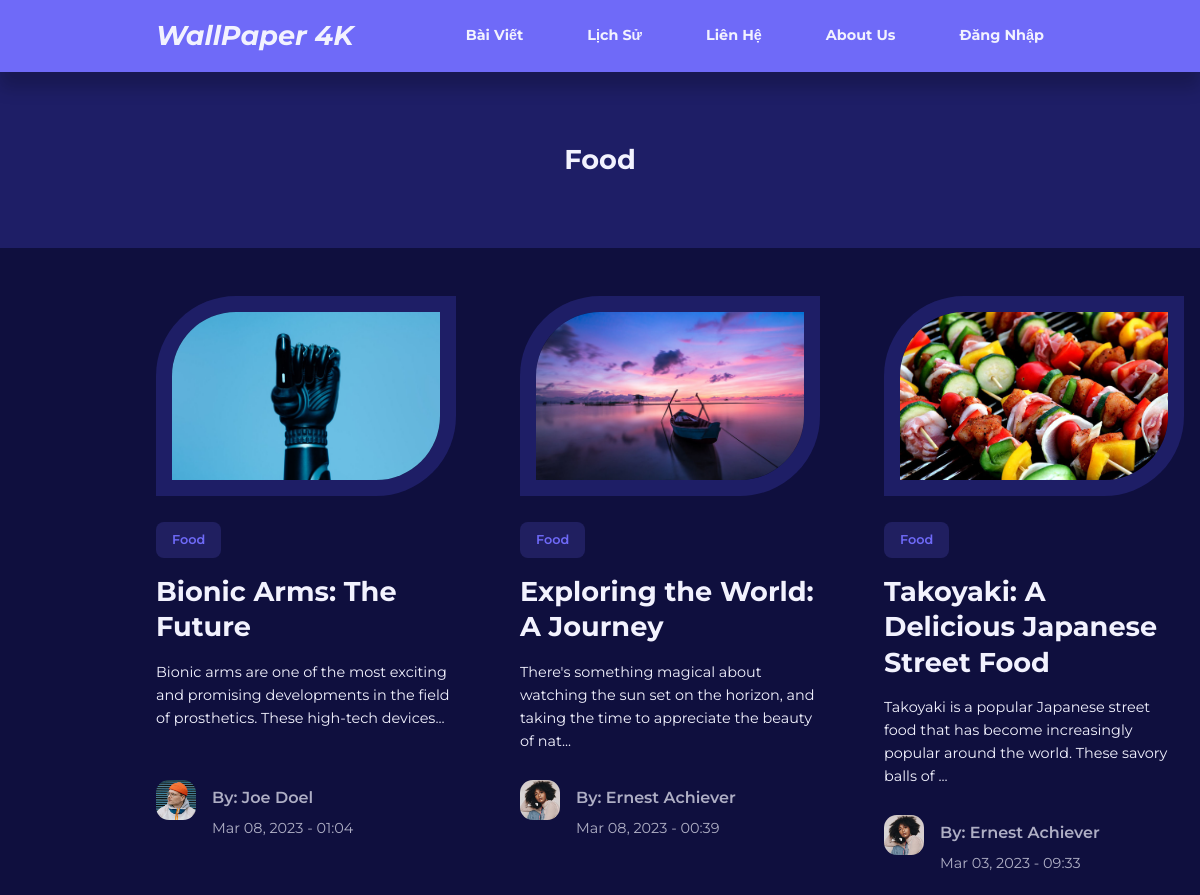
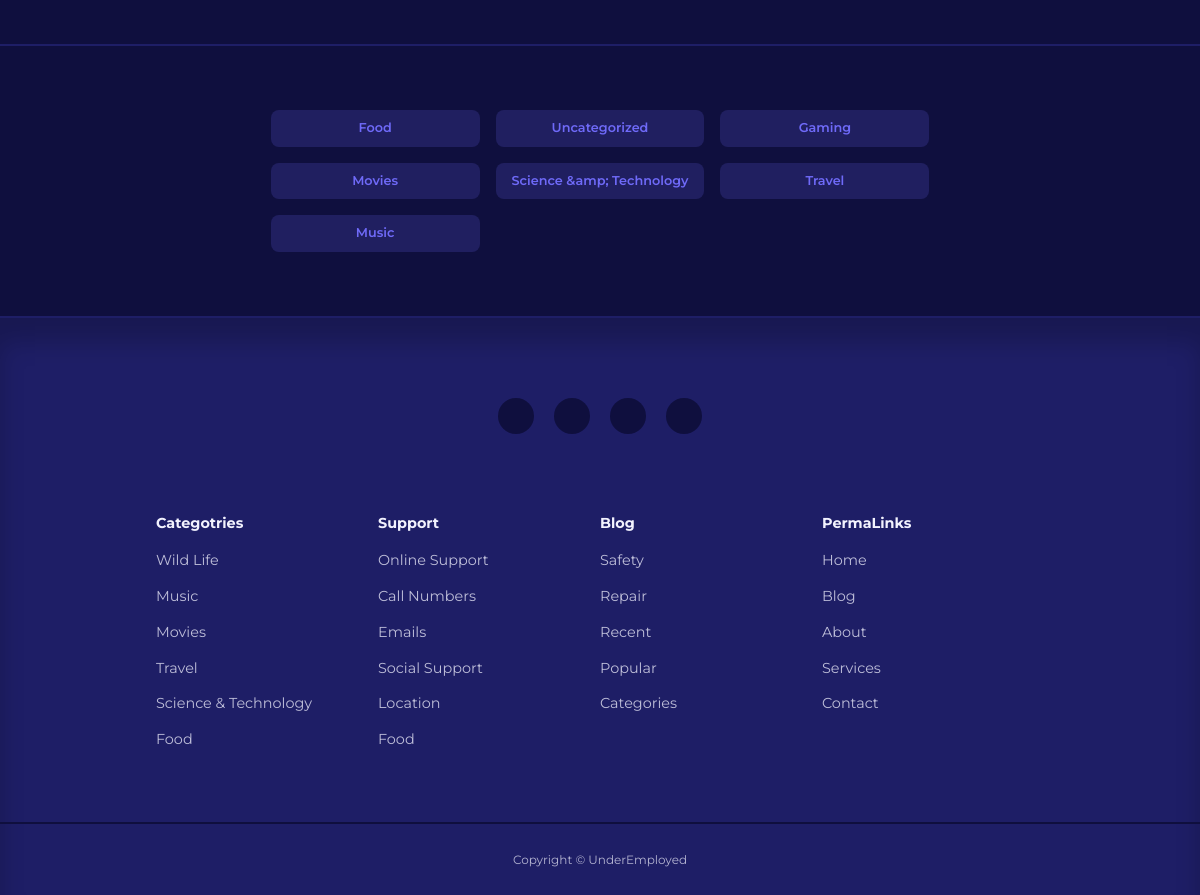
/category-posts.php?id=1, run on the app's committed database (2 pictures, top to bottom).
### tables this page shows
CREATE TABLE IF NOT EXISTS `categories` (
  `id` int UNSIGNED NOT NULL AUTO_INCREMENT,
  `title` varchar(50) NOT NULL,
  `description` text NOT NULL,
  PRIMARY KEY (`id`)
);

CREATE TABLE IF NOT EXISTS `posts` (
  `id` int UNSIGNED NOT NULL AUTO_INCREMENT,
  `title` varchar(255) NOT NULL,
  `body` text NOT NULL,
  `thumbnail` varchar(255) NOT NULL,
  `date_time` timestamp NOT NULL DEFAULT CURRENT_TIMESTAMP,
  `category_id` int UNSIGNED DEFAULT NULL,
  `author_id` int UNSIGNED NOT NULL,
  `is_featured` tinyint(1) NOT NULL,
  PRIMARY KEY (`id`),
  KEY `FK_blog_category` (`category_id`),
  KEY `FK_blog_author` (`author_id`)
);

CREATE TABLE IF NOT EXISTS `users` (
  `id` int UNSIGNED NOT NULL AUTO_INCREMENT,
  `firstname` varchar(50) NOT NULL,
  `lastname` varchar(50) NOT NULL,
  `full_name` varchar(100) NOT NULL,
  `username` varchar(50) NOT NULL,
  `email` varchar(100) NOT NULL,
  `password` varchar(255) NOT NULL,
  `avatar` varchar(255) NOT NULL,
  `is_admin` tinyint(1) NOT NULL,
  PRIMARY KEY (`id`)
);

### category-posts.php (the view, shortened to what this page needs)
<?php
include 'partials/header.php';
if (isset($_GET['id'])) {
  $id = filter_var($_GET['id'], FILTER_SANITIZE_NUMBER_INT);
  $query = "SELECT * FROM posts WHERE category_id = :id ORDER BY date_time DESC";
  $stmt = $connection->prepare($query);
  $stmt->execute(['id' => $id]);
  $posts = $stmt->fetchAll(PDO::FETCH_ASSOC);
} else {
  header('Location: ' . ROOT_URL . 'blog.php');
  exit;
}
?>
<header class="category__title">
  <?php
  $category_query = "SELECT * FROM categories WHERE id = :id";
  $stmt = $connection->prepare($category_query);
  $stmt->execute(['id' => $id]);
  $category = $stmt->fetch(PDO::FETCH_ASSOC);
  ?>
  <h2><?= htmlspecialchars($category['title']) ?></h2>
</header>
<?php if (!empty($posts)): ?>
  <section class="posts">
    <div class="container posts__container">
      <?php foreach ($posts as $post): ?>
        <article class="post">
          <div class="post__thumbnail" style="width: 300px; height: 200px;">
            <img src="./images/<?= htmlspecialchars($post['thumbnail']) ?>" alt="Thumbnail">
          </div>
          <div class="post__info">
            <?php
            $category_id = $post['category_id'];
            $category_query = "SELECT * FROM categories WHERE id = :category_id";
            $stmt = $connection->prepare($category_query);
            $stmt->execute(['category_id' => $category_id]);
            $category = $stmt->fetch(PDO::FETCH_ASSOC);
            ?>
            <a href="<?= ROOT_URL ?>category-posts.php?id=<?= $post['category_id'] ?>"
              class="category__button"><?= htmlspecialchars($category['title']) ?></a>
            <h2 class="post__title"><a href="<?= ROOT_URL ?>post.php?id=<?= $post['id'] ?>"><?= htmlspecialchars($post['title']) ?></a></h2>
            <a href="<?= ROOT_URL ?>post.php?id=<?= $post['id'] ?>">
              <p class="post__body" style="min-height: 100px;">
                <?= substr(html_entity_decode($post['body']), 0, 120) ?>...
              </p>
            </a>
            <div class="post__author">
              <?php
              $author_id = $post['author_id'];
              $author_query = "SELECT * FROM users WHERE id = :author_id";
              $stmt = $connection->prepare($author_query);
              $stmt->execute(['author_id' => $author_id]);
              $author = $stmt->fetch(PDO::FETCH_ASSOC);
              ?>
              <div class="post__author-avatar">
                <img src="./images/<?= htmlspecialchars($author['avatar']) ?>" alt="Avatar">
              </div>
              <div class="post__author-info">
                <h5>By: <?= htmlspecialchars($author['firstname'] . ' ' . $author['lastname']) ?></h5>
                <small><?= date("M d, Y - H:i", strtotime($post['date_time'])) ?></small>
              </div>
            </div>
          </div>
        </article>
      <?php endforeach ?>
    </div>
  </section>
<?php endif ?>
<section class="category__buttons">
  <div class="container category__buttons-container">
    <?php
    $all_categories_query = "SELECT * FROM categories";
    $stmt = $connection->prepare($all_categories_query);
    $stmt->execute();
    $all_categories = $stmt->fetchAll(PDO::FETCH_ASSOC);
    ?>
    <?php foreach ($all_categories as $category): ?>
      <a href="<?= ROOT_URL ?>category-posts.php?id=<?= $category['id'] ?>"
        class="category__button"><?= htmlspecialchars($category['title']) ?></a>
    <?php endforeach ?>
  </div>
</section>
<?php
include './partials/footer.php';
?>

### css/style.css (style rules this page uses)
:root { --color-primary: #6f6af8; --color-primary-light: hsl(242, 91%, 69%, 18%); --color-primary-variant: #5854c7; --color-red: #da0f3f; --color-red-light: hsl(346, 87%, 46%, 15%); --color-green: #00c476; --color-green-light: hsl(156, 100%, 38%, 15%); --color-gray-900: #1e1e66; --color-gray-700: #2d2b7c; --color-gray-300: rgba(242, 242, 254, 0.3); --color-gray-200: rgba(242, 242, 254, 0.7); --color-white: #f2f2fe; --color-bg: #0f0f3e; --transition: all 300ms ease; --container-width-lg: 74%; --container-width-md: 88%; --form-width: 40%; --card-border-radius-1: 0.3rem; --card-border-radius-2: 0.5rem; --card-border-radius-3: 0.8rem; --card-border-radius-4: 2rem; --card-border-radius-5: 5rem; }
* { margin: 0; padding: 0; outline: 0; border: 0; appearance: 0; list-style: none; text-decoration: none; box-sizing: border-box; }
body { font-family: "Montserrat", sans-serif; line-height: 1.6; color: var(--color-gray-200); overflow-x: hidden; background: var(--color-bg); font-size: 0.9rem; }
.container { width: var(--container-width-lg); max-width: 1800px; margin-inline: auto; }
section { margin-top: 3rem; width: 100vw; }
h1, h2, h3, h4, h5 { color: var(--color-white); line-height: 1.3; }
h2 { font-size: 1.7rem; margin: 1rem 0; }
a { color: var(--color-white); }
img { display: block; width: 100%; object-fit: cover; height: 100%; }
.category__button { background: var(--color-primary-light); color: var(--color-primary); display: inline-block; padding: 0.5rem 1rem; border-radius: var(--card-border-radius-2); font-weight: 600; font-size: 600; font-size: 0.8rem; text-align: center; }
.post__thumbnail { border-radius: var(--card-border-radius-5) 0; border: 1rem solid var(--color-gray-900); overflow: hidden; margin-bottom: 1.6rem; }
.post__author { display: flex; gap: 1rem; margin-top: 1.2rem; }
.post__author-avatar { width: 2.5rem; height: 2.5rem; border-radius: var(--card-border-radius-3); overflow: hidden; }
.posts__container { display: grid; grid-template-columns: repeat(3, 1fr); gap: 4rem; margin-bottom: 4rem; }
.category__buttons { padding: 4rem 0; border-top: 2px solid var(--color-gray-900); border-bottom: 2px solid var(--color-gray-900); }
.category__buttons-container { width: fit-content; display: grid; grid-template-columns: repeat(3, 1fr); gap: 1rem; }
.post__author-info h5 { margin: 0.5rem 0; font-size: 1rem; font-weight: 600; color: var(--color-gray-500); }
.post__author-info small { font-size: 0.9rem; color: var(--color-gray-500); text-align: center; }
.category__title { height: 11rem; margin-top: 4.5rem; background: var(--color-gray-900); display: grid; place-items: center; }

### data on the page
categories: title "Food"
posts: thumbnail (picture), category.title "Food", title "Bionic Arms: The Future", body "Bionic arms are one of the most exciting and promising developments in the field of prosthetics. These high-tech devices", author.avatar (picture), author.lastname "Joe Doel", date_time "Mar 08, 2023 - 01:04"
posts: thumbnail (picture), category.title "Food", title "Exploring the World: A Journey", body "There's something magical about watching the sun set on the horizon, and taking the time to appreciate the beauty of nat", author.avatar (picture), author.lastname "Ernest Achiever", date_time "Mar 08, 2023 - 00:39"
posts: thumbnail (picture), category.title "Food", title "Takoyaki: A Delicious Japanese Street Food", body "Takoyaki is a popular Japanese street food that has become increasingly popular around the world. These savory balls of", author.avatar (picture), author.lastname "Ernest Achiever", date_time "Mar 03, 2023 - 09:33"
categories: title "Uncategorized"
categories: title "Gaming"
categories: title "Movies"
categories: title "Science &amp; Technology"
categories: title "Travel"
categories: title "Music"
